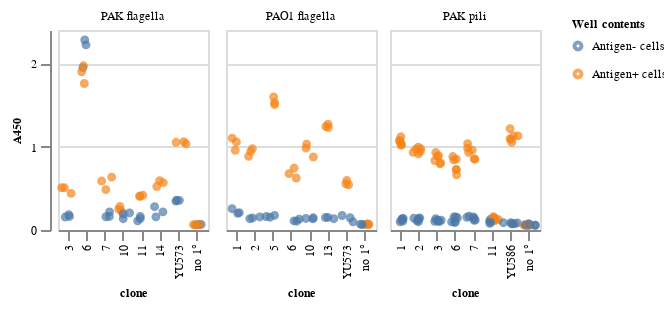

This figure's notebook cell:
### Code cell
(alt.Chart(CG025z)
 .mark_point()
 .encode(
     x=alt.X("clone", sort=None),
     y=alt.Y("A450", title="A450"),
     color=alt.Color("bait_antigen", title="Well contents", sort=["Antigen- cells","Antigen+ cells"]),
     xOffset="jitter:Q",
 ).transform_calculate(
    # Generate Gaussian jitter with a Box-Muller transform
    jitter="sqrt(-2*log(random()))*cos(2*PI*random())"
    # jitter='random()'
 ).properties(
     width=75, height=100
 )
 .facet(
     column=alt.Column("selection_name", sort=["PAK flagella", "PAO1 flagella", "PAK pili"], title=None)
 ).resolve_scale(
     x='independent',
     xOffset="independent"
 ).configure(
     facet=dict(
        spacing=FONT_SIZE//2
     ),
     point=dict(
         size=FONT_SIZE,
         strokeWidth=2,
     ),
     header=dict(
         labelFontSize=FONT_SIZE,
         titleFontSize=FONT_SIZE,
         labelPadding=FONT_SIZE//2,
     ),
     axis=dict(
         labelFontSize=FONT_SIZE,
         titleFontSize=FONT_SIZE
     ),
     legend=dict(
         titleFontSize=FONT_SIZE,
         labelFontSize=FONT_SIZE,
         symbolSize=FONT_SIZE*2,
         padding=-FONT_SIZE
     )
 )
)

### Figure 1 — Vega-Lite specification as saved in the notebook (floating-point values rounded to 4 significant figures; data arrays with more than 128 entries replaced by an {"elided": "..."} marker saying what was removed)
{"config": {"view": {"continuousWidth": 300, "continuousHeight": 300}, "axis": {"labelFontSize": 6, "titleFontSize": 6}, "facet": {"spacing": 3}, "header": {"labelFontSize": 6, "titleFontSize": 6, "labelPadding": 3}, "legend": {"titleFontSize": 6, "labelFontSize": 6, "symbolSize": 12, "padding": -6}, "point": {"size": 6, "strokeWidth": 2}}, "data": {"name": "data-a876ee91d0e7a2cc22a8423e1dfc8bfd"}, "facet": {"column": {"field": "selection_name", "sort": ["PAK flagella", "PAO1 flagella", "PAK pili"], "title": null, "type": "nominal"}}, "spec": {"mark": {"type": "point"}, "encoding": {"color": {"field": "bait_antigen", "sort": ["Antigen- cells", "Antigen+ cells"], "title": "Well contents", "type": "nominal"}, "x": {"field": "clone", "sort": null, "type": "nominal"}, "xOffset": {"field": "jitter", "type": "quantitative"}, "y": {"field": "A450", "title": "A450", "type": "quantitative"}}, "height": 100, "transform": [{"calculate": "sqrt(-2*log(random()))*cos(2*PI*random())", "as": "jitter"}], "width": 75}, "resolve": {"scale": {"x": "independent", "xOffset": "independent"}}, "$schema": "https://vega.github.io/schema/vega-lite/v5.17.0.json", "datasets": {"data-a876ee91d0e7a2cc22a8423e1dfc8bfd": {"elided": "192 records"}}}
